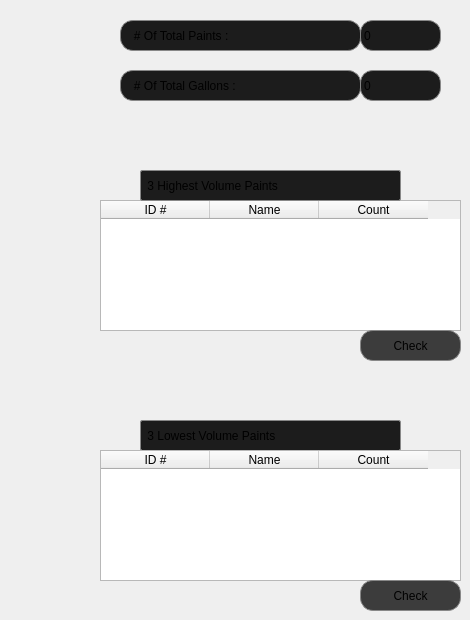
    <widget class="QWidget" name="widget">
     <attribute name="title">
      <string>Inventory Statistics</string>
     </attribute>
     <widget class="QLabel" name="label_3">
      <property name="geometry">
       <rect>
        <x>120</x>
        <y>20</y>
        <width>241</width>
        <height>31</height>
       </rect>
      </property>
      <property name="styleSheet">
       <string notr="true">background-color: rgb(28, 28, 28);
border-style: solid;
border:1px solid #888888;
border-radius: 13px;
</string>
      </property>
      <property name="text">
       <string>   # Of Total Paints :</string>
      </property>
     </widget>
     <widget class="QLabel" name="label_4">
      <property name="geometry">
       <rect>
        <x>120</x>
        <y>70</y>
        <width>241</width>
        <height>31</height>
       </rect>
      </property>
      <property name="styleSheet">
       <string notr="true">background-color: rgb(28, 28, 28);
border-style: solid;
border:1px solid #888888;
border-radius: 13px;
</string>
      </property>
      <property name="text">
       <string>   # Of Total Gallons :</string>
      </property>
     </widget>
     <widget class="QLabel" name="lbl_paint_nbr">
      <property name="geometry">
       <rect>
        <x>360</x>
        <y>20</y>
        <width>81</width>
        <height>31</height>
       </rect>
      </property>
      <property name="styleSheet">
       <string notr="true">background-color: rgb(28, 28, 28);
border-style: solid;
border:1px solid #888888;
border-radius: 13px;
</string>
      </property>
      <property name="text">
       <string>0</string>
      </property>
     </widget>
     <widget class="QTableWidget" name="table2">
      <property name="geometry">
       <rect>
        <x>100</x>
        <y>200</y>
        <width>361</width>
        <height>131</height>
       </rect>
      </property>
      <property name="styleSheet">
       <string notr="true">font: 12pt &quot;Century Gothic&quot;;</string>
      </property>
      <attribute name="horizontalHeaderMinimumSectionSize">
       <number>29</number>
      </attribute>
      <attribute name="horizontalHeaderDefaultSectionSize">
       <number>109</number>
      </attribute>
      <column>
       <property name="text">
        <string>ID #</string>
       </property>
      </column>
      <column>
       <property name="text">
        <string>Name</string>
       </property>
      </column>
      <column>
       <property name="text">
        <string>Count</string>
       </property>
      </column>
     </widget>
     <widget class="QLabel" name="label_13">
      <property name="geometry">
       <rect>
        <x>140</x>
        <y>170</y>
        <width>261</width>
        <height>31</height>
       </rect>
      </property>
      <property name="styleSheet">
       <string notr="true">background-color: rgb(28, 28, 28);
border-style: solid;
border:1px solid #888888;
border-radius: 2px;

</string>
      </property>
      <property name="text">
       <string> 3 Highest Volume Paints</string>
      </property>
     </widget>
     <widget class="QLabel" name="label_18">
      <property name="geometry">
       <rect>
        <x>140</x>
        <y>420</y>
        <width>261</width>
        <height>31</height>
       </rect>
      </property>
      <property name="styleSheet">
       <string notr="true">background-color: rgb(28, 28, 28);
border-style: solid;
border:1px solid #888888;
border-radius: 2px;

</string>
      </property>
      <property name="text">
       <string> 3 Lowest Volume Paints</string>
      </property>
     </widget>
     <widget class="QTableWidget" name="table3">
      <property name="geometry">
       <rect>
        <x>100</x>
        <y>450</y>
        <width>361</width>
        <height>131</height>
       </rect>
      </property>
      <property name="styleSheet">
       <string notr="true">font: 12pt &quot;Century Gothic&quot;;</string>
      </property>
      <attribute name="horizontalHeaderDefaultSectionSize">
       <number>109</number>
      </attribute>
      <column>
       <property name="text">
        <string>ID #</string>
       </property>
      </column>
      <column>
       <property name="text">
        <string>Name</string>
       </property>
      </column>
      <column>
       <property name="text">
        <string>Count</string>
       </property>
      </column>
     </widget>
     <widget class="QPushButton" name="check_btn_2">
      <property name="geometry">
       <rect>
        <x>360</x>
        <y>580</y>
        <width>101</width>
        <height>31</height>
       </rect>
      </property>
      <property name="styleSheet">
       <string notr="true">background-color: rgb(60, 60, 60);
border-style: solid;
border:1px solid #888888;
border-radius: 13px;

</string>
      </property>
      <property name="text">
       <string>Check</string>
      </property>
     </widget>
     <widget class="QLabel" name="lbl_gallons_nbr">
      <property name="geometry">
       <rect>
        <x>360</x>
        <y>70</y>
        <width>81</width>
        <height>31</height>
       </rect>
      </property>
      <property name="styleSheet">
       <string notr="true">background-color: rgb(28, 28, 28);
border-style: solid;
border:1px solid #888888;
border-radius: 13px;
</string>
      </property>
      <property name="text">
       <string>0</string>
      </property>
     </widget>
     <widget class="QPushButton" name="check_btn">
      <property name="geometry">
       <rect>
        <x>360</x>
        <y>330</y>
        <width>101</width>
        <height>31</height>
       </rect>
      </property>
      <property name="styleSheet">
       <string notr="true">background-color: rgb(60, 60, 60);
border-style: solid;
border:1px solid #888888;
border-radius: 13px;
</string>
      </property>
      <property name="text">
       <string>Check</string>
      </property>
     </widget>
    </widget>
